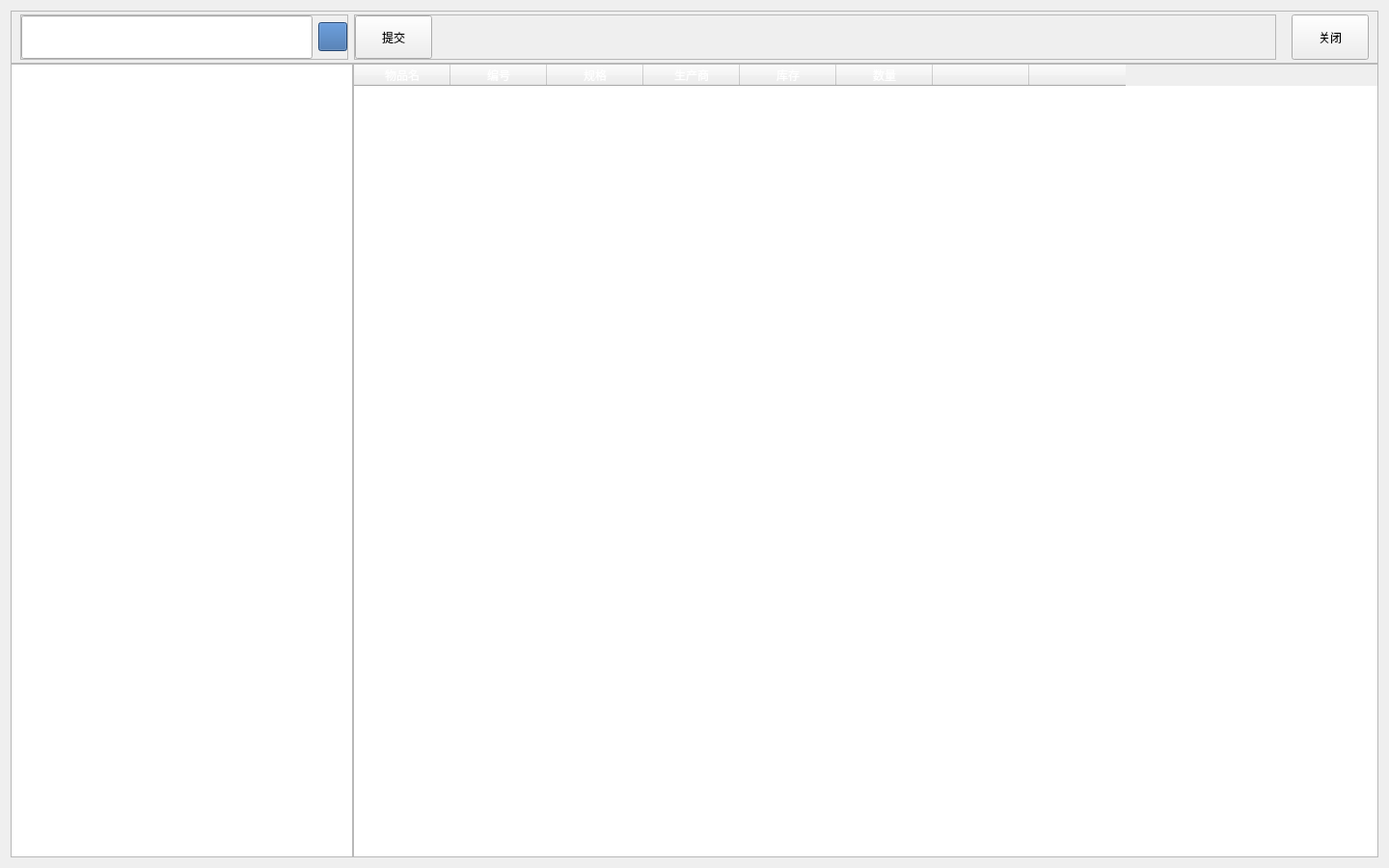
<?xml version="1.0" encoding="UTF-8"?>
<ui version="4.0">
 <class>GoodsApply</class>
 <widget class="QWidget" name="GoodsApply">
  <property name="geometry">
   <rect>
    <x>0</x>
    <y>0</y>
    <width>1440</width>
    <height>900</height>
   </rect>
  </property>
  <property name="windowTitle">
   <string>Form</string>
  </property>
  <layout class="QVBoxLayout" name="verticalLayout" stretch="1,15">
   <property name="spacing">
    <number>0</number>
   </property>
   <item>
    <widget class="QFrame" name="frame">
     <property name="frameShape">
      <enum>QFrame::StyledPanel</enum>
     </property>
     <property name="frameShadow">
      <enum>QFrame::Raised</enum>
     </property>
     <layout class="QHBoxLayout" name="horizontalLayout_2" stretch="1,1,0,1">
      <property name="topMargin">
       <number>3</number>
      </property>
      <property name="bottomMargin">
       <number>3</number>
      </property>
      <item>
       <widget class="QFrame" name="frame_2">
        <property name="sizePolicy">
         <sizepolicy hsizetype="Fixed" vsizetype="Preferred">
          <horstretch>0</horstretch>
          <verstretch>0</verstretch>
         </sizepolicy>
        </property>
        <property name="minimumSize">
         <size>
          <width>340</width>
          <height>0</height>
         </size>
        </property>
        <property name="frameShape">
         <enum>QFrame::StyledPanel</enum>
        </property>
        <property name="frameShadow">
         <enum>QFrame::Raised</enum>
        </property>
        <layout class="QHBoxLayout" name="horizontalLayout_3">
         <property name="leftMargin">
          <number>0</number>
         </property>
         <property name="topMargin">
          <number>0</number>
         </property>
         <property name="rightMargin">
          <number>0</number>
         </property>
         <property name="bottomMargin">
          <number>0</number>
         </property>
         <item>
          <widget class="QLineEdit" name="searchText">
           <property name="sizePolicy">
            <sizepolicy hsizetype="Preferred" vsizetype="Preferred">
             <horstretch>0</horstretch>
             <verstretch>0</verstretch>
            </sizepolicy>
           </property>
           <property name="readOnly">
            <bool>true</bool>
           </property>
          </widget>
         </item>
         <item>
          <widget class="QPushButton" name="pushButton">
           <property name="sizePolicy">
            <sizepolicy hsizetype="Fixed" vsizetype="Fixed">
             <horstretch>0</horstretch>
             <verstretch>0</verstretch>
            </sizepolicy>
           </property>
           <property name="maximumSize">
            <size>
             <width>30</width>
             <height>30</height>
            </size>
           </property>
           <property name="styleSheet">
            <string notr="true">border-image: url(:/image/image/check_history.png);
background-color: rgb(52, 101, 164);</string>
           </property>
           <property name="text">
            <string/>
           </property>
           <property name="checkable">
            <bool>true</bool>
           </property>
          </widget>
         </item>
        </layout>
       </widget>
      </item>
      <item>
       <widget class="QFrame" name="frame_3">
        <property name="frameShape">
         <enum>QFrame::StyledPanel</enum>
        </property>
        <property name="frameShadow">
         <enum>QFrame::Raised</enum>
        </property>
        <layout class="QHBoxLayout" name="horizontalLayout_4">
         <property name="leftMargin">
          <number>0</number>
         </property>
         <property name="topMargin">
          <number>0</number>
         </property>
         <property name="rightMargin">
          <number>0</number>
         </property>
         <property name="bottomMargin">
          <number>0</number>
         </property>
         <item>
          <widget class="QPushButton" name="push">
           <property name="sizePolicy">
            <sizepolicy hsizetype="Fixed" vsizetype="Preferred">
             <horstretch>0</horstretch>
             <verstretch>0</verstretch>
            </sizepolicy>
           </property>
           <property name="text">
            <string>提交</string>
           </property>
          </widget>
         </item>
         <item>
          <widget class="QLabel" name="msg">
           <property name="styleSheet">
            <string notr="true"/>
           </property>
           <property name="text">
            <string/>
           </property>
           <property name="wordWrap">
            <bool>true</bool>
           </property>
          </widget>
         </item>
        </layout>
       </widget>
      </item>
      <item>
       <spacer name="horizontalSpacer">
        <property name="orientation">
         <enum>Qt::Horizontal</enum>
        </property>
        <property name="sizeType">
         <enum>QSizePolicy::Preferred</enum>
        </property>
        <property name="sizeHint" stdset="0">
         <size>
          <width>10</width>
          <height>20</height>
         </size>
        </property>
       </spacer>
      </item>
      <item>
       <widget class="QPushButton" name="close">
        <property name="sizePolicy">
         <sizepolicy hsizetype="Fixed" vsizetype="Preferred">
          <horstretch>0</horstretch>
          <verstretch>0</verstretch>
         </sizepolicy>
        </property>
        <property name="text">
         <string>关闭</string>
        </property>
       </widget>
      </item>
     </layout>
    </widget>
   </item>
   <item>
    <layout class="QHBoxLayout" name="horizontalLayout" stretch="2,6">
     <item>
      <widget class="QTableWidget" name="searchRst">
       <property name="frameShape">
        <enum>QFrame::StyledPanel</enum>
       </property>
       <property name="editTriggers">
        <set>QAbstractItemView::NoEditTriggers</set>
       </property>
       <property name="sortingEnabled">
        <bool>false</bool>
       </property>
       <attribute name="horizontalHeaderVisible">
        <bool>false</bool>
       </attribute>
       <attribute name="horizontalHeaderHighlightSections">
        <bool>false</bool>
       </attribute>
       <attribute name="horizontalHeaderStretchLastSection">
        <bool>true</bool>
       </attribute>
       <attribute name="verticalHeaderVisible">
        <bool>false</bool>
       </attribute>
       <attribute name="verticalHeaderDefaultSectionSize">
        <number>40</number>
       </attribute>
       <attribute name="verticalHeaderHighlightSections">
        <bool>false</bool>
       </attribute>
       <column>
        <property name="text">
         <string>结算单</string>
        </property>
        <property name="font">
         <font>
          <pointsize>11</pointsize>
         </font>
        </property>
        <property name="textAlignment">
         <set>AlignCenter</set>
        </property>
        <property name="background">
         <color>
          <red>114</red>
          <green>159</green>
          <blue>207</blue>
         </color>
        </property>
        <property name="foreground">
         <brush brushstyle="SolidPattern">
          <color alpha="255">
           <red>255</red>
           <green>255</green>
           <blue>255</blue>
          </color>
         </brush>
        </property>
       </column>
      </widget>
     </item>
     <item>
      <widget class="QTableWidget" name="replyTable">
       <property name="styleSheet">
        <string notr="true">background-color: rgb(114, 159, 207);
QHeadView{
	border:0px solid grey;
}</string>
       </property>
       <property name="frameShape">
        <enum>QFrame::StyledPanel</enum>
       </property>
       <property name="editTriggers">
        <set>QAbstractItemView::NoEditTriggers</set>
       </property>
       <property name="sortingEnabled">
        <bool>false</bool>
       </property>
       <attribute name="horizontalHeaderCascadingSectionResizes">
        <bool>true</bool>
       </attribute>
       <attribute name="verticalHeaderCascadingSectionResizes">
        <bool>true</bool>
       </attribute>
       <column>
        <property name="text">
         <string>物品名</string>
        </property>
        <property name="background">
         <color>
          <red>114</red>
          <green>159</green>
          <blue>207</blue>
         </color>
        </property>
        <property name="foreground">
         <brush brushstyle="SolidPattern">
          <color alpha="255">
           <red>255</red>
           <green>255</green>
           <blue>255</blue>
          </color>
         </brush>
        </property>
       </column>
       <column>
        <property name="text">
         <string>编号</string>
        </property>
        <property name="background">
         <color>
          <red>114</red>
          <green>159</green>
          <blue>207</blue>
         </color>
        </property>
        <property name="foreground">
         <brush brushstyle="SolidPattern">
          <color alpha="255">
           <red>255</red>
           <green>255</green>
           <blue>255</blue>
          </color>
         </brush>
        </property>
       </column>
       <column>
        <property name="text">
         <string>规格</string>
        </property>
        <property name="background">
         <color>
          <red>114</red>
          <green>159</green>
          <blue>207</blue>
         </color>
        </property>
        <property name="foreground">
         <brush brushstyle="SolidPattern">
          <color alpha="255">
           <red>255</red>
           <green>255</green>
           <blue>255</blue>
          </color>
         </brush>
        </property>
       </column>
       <column>
        <property name="text">
         <string>生产商</string>
        </property>
        <property name="background">
         <color>
          <red>114</red>
          <green>159</green>
          <blue>207</blue>
         </color>
        </property>
        <property name="foreground">
         <brush brushstyle="SolidPattern">
          <color alpha="255">
           <red>255</red>
           <green>255</green>
           <blue>255</blue>
          </color>
         </brush>
        </property>
       </column>
       <column>
        <property name="text">
         <string>库存</string>
        </property>
        <property name="background">
         <color>
          <red>114</red>
          <green>159</green>
          <blue>207</blue>
         </color>
        </property>
        <property name="foreground">
         <brush brushstyle="SolidPattern">
          <color alpha="255">
           <red>255</red>
           <green>255</green>
           <blue>255</blue>
          </color>
         </brush>
        </property>
       </column>
       <column>
        <property name="text">
         <string>数量</string>
        </property>
        <property name="background">
         <color>
          <red>114</red>
          <green>159</green>
          <blue>207</blue>
         </color>
        </property>
        <property name="foreground">
         <brush brushstyle="SolidPattern">
          <color alpha="255">
           <red>255</red>
           <green>255</green>
           <blue>255</blue>
          </color>
         </brush>
        </property>
       </column>
       <column>
        <property name="text">
         <string/>
        </property>
        <property name="background">
         <color>
          <red>114</red>
          <green>159</green>
          <blue>207</blue>
         </color>
        </property>
        <property name="foreground">
         <brush brushstyle="SolidPattern">
          <color alpha="255">
           <red>255</red>
           <green>255</green>
           <blue>255</blue>
          </color>
         </brush>
        </property>
       </column>
       <column>
        <property name="text">
         <string/>
        </property>
        <property name="background">
         <color>
          <red>114</red>
          <green>159</green>
          <blue>207</blue>
         </color>
        </property>
        <property name="foreground">
         <brush brushstyle="SolidPattern">
          <color alpha="255">
           <red>255</red>
           <green>255</green>
           <blue>255</blue>
          </color>
         </brush>
        </property>
       </column>
      </widget>
     </item>
    </layout>
   </item>
  </layout>
 </widget>
 <resources/>
 <connections/>
</ui>
